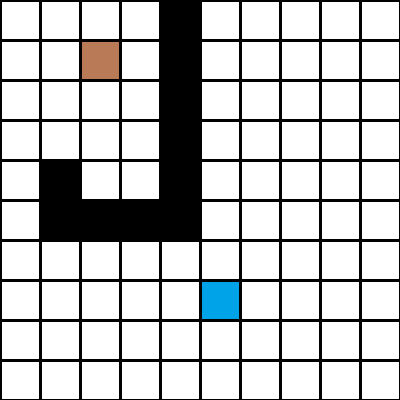
#> input picture path finding/test_images/test_image1.png, 400 x 400 px
$ python astartpathfinding8wayapproach.py   (Python 2 division)
#> lines starting #> are read from the running program, lines starting #| are printed output that depends on the picture; after the words box and inside, x2 and y2 are one past the last pixel; in counts of white or black regions, pixels touching at a corner belong together
import cv2
import numpy as np
from heapq import *
x=87
y=232
def h(a,b):
   return (b[0]-a[0])+(b[1]-a[1])


img=cv2.imread('test_images/test_image1.png')  #read the image
#> img is the input picture: shape (400, 400, 3); mean B, G, R 194.7, 194.4, 193.6
b=[]
a=[]
for i1 in xrange (20,400,40):     ##coverting the image into a matrix

  i=(((i1-20)/40))
  a.append([])

  for j1 in xrange (20,400,40):
      j=(((j1-20)/40))

      if (img[i1,j1,0]==255):
         a[i].append(0)

      if (img[i1,j1,0]==x ):
         a[i].append(0)

         strow=i
         stcol=j
      if (img[i1,j1,0]==y):
         a[i].append(0)

         gorow=i
         gocol=j
      if (img[i1,j1,0]==0):
         a[i].append(100)

for i in range (10):
    print a[i]
start=(strow,stcol)
cs1=cs=start
goal=(gorow,gocol)
gs=goal
close=set()
parent={}
gval={(start):0}
fval={(start):gval[start]+h(start,goal)}
s=[]
axis={(0,1),(0,-1),(1,0),(-1,0),(1,1),(1,-1),(-1,1),(-1,-1)}
heappush(s,(fval[start],start))
fu=0
close.add(cs)


while cs !=gs and cs1 !=gs:
 cs=heappop(s)[1]
 for i,j in axis:
    current=cs[0]+i,cs[1]+j
    if 0<= current[0] <10 and 0<= current[1] <10:

       if a[current[0]][current[1]] ==100:
           continue
    else:
       continue

    if i==0 or j ==0:
      g=(gval[cs]+10)
    elif i !=0 and j != 0:
      g=(gval[cs]+14)

    f=g+h(current,goal)

    if current in close :
          continue
    parent[current]=cs
    close.add(current)

    if current ==gs:
      path=[]
      while current in parent:
         path.append(current)
         fuck=current
         current=parent[current]
         cv2.line(img,(((fuck[1]+1)*40)-20,((fuck[0]+1)*40)-20),(((current[1]+1)*40)-20,((current[0]+1)*40)-20),(255,255,0),3)
      path.append(start)
      print path
      cs1=gs

    gval[current]=g
    fval[current]=f
    heappush(s,(fval[current],current))
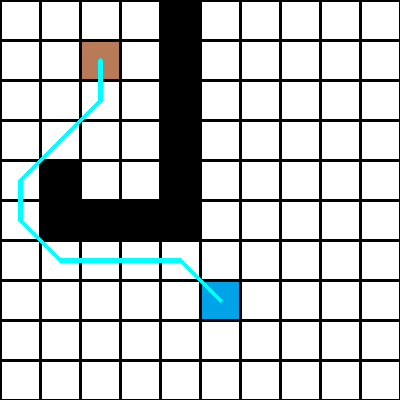
#> img: shape (400, 400, 3); 1.13% of pixels changed, all inside (x1, y1, x2, y2) = (18, 58, 223, 303)
#> after the loop, close = 43 items; cs1 = (7, 5); fuck = (2, 2); fval = 42 items; gval = 42 items; parent = 42 items; path = [(7, 5), (6, 4), (6, 3), (6, 2), (6, 1), (5, 0), (4, 0), (3, 1), (2, 2), (1, 2)]

cv2.imshow('nav',img)
cv2.waitKey(0)
cv2.destroyAllWindows()

$ run again, with path finding/test_images/test_image2.png copied over path finding/test_images/test_image1.png
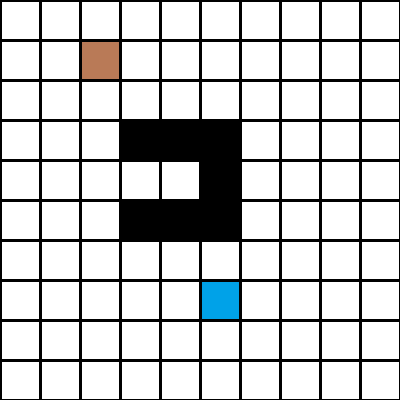
#> input picture path finding/test_images/test_image2.png, 400 x 400 px
#> img is the input picture: shape (400, 400, 3); mean B, G, R 201.3, 201, 200.1
#> after the loop `while cs !=gs and cs1 !=gs:`:
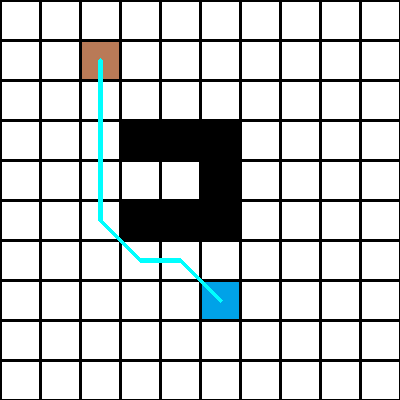
#> img: shape (400, 400, 3); 0.88% of pixels changed, all inside (x1, y1, x2, y2) = (98, 58, 223, 303)
#> after the loop `while cs !=gs and cs1 !=gs:`: close = 66 items; cs1 = (7, 5); fuck = (2, 2); fval = 65 items; path = [(7, 5), (6, 4), (6, 3), (5, 2), (4, 2), (3, 2), (2, 2), (1, 2)]

$ run again, with path finding/test_images/test_image3.png copied over path finding/test_images/test_image1.png
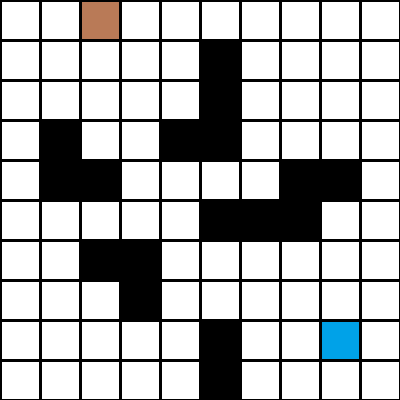
#> input picture path finding/test_images/test_image3.png, 400 x 400 px
#> img is the input picture: shape (400, 400, 3); mean B, G, R 179.5, 179.2, 178.3
#> after the loop `while cs !=gs and cs1 !=gs:`:
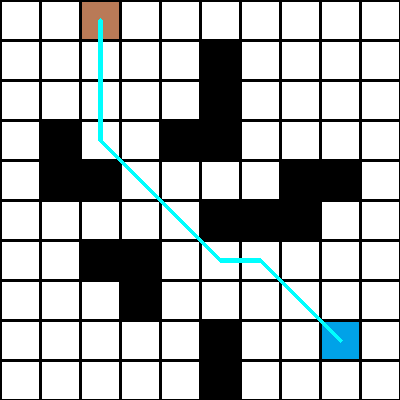
#> img: shape (400, 400, 3); 1.13% of pixels changed, all inside (x1, y1, x2, y2) = (98, 18, 343, 343)
#> after the loop `while cs !=gs and cs1 !=gs:`: close = 77 items; cs1 = (8, 8); fuck = (1, 2); fval = 76 items; path = [(8, 8), (7, 7), (6, 6), (6, 5), (5, 4), (4, 3), (3, 2), (2, 2), (1, 2), (0, 2)]

$ run again, with path finding/test_images/test_image4.png copied over path finding/test_images/test_image1.png
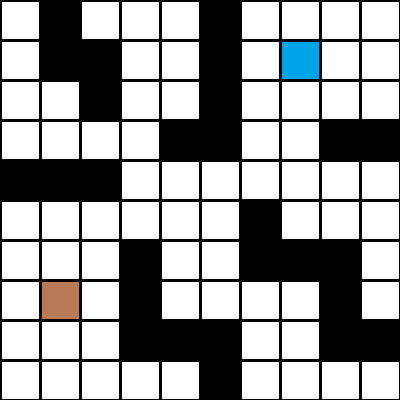
#> input picture path finding/test_images/test_image4.png, 400 x 400 px
#> img is the input picture: shape (400, 400, 3); mean B, G, R 157.6, 157.3, 156.5
#> after the loop `while cs !=gs and cs1 !=gs:`:
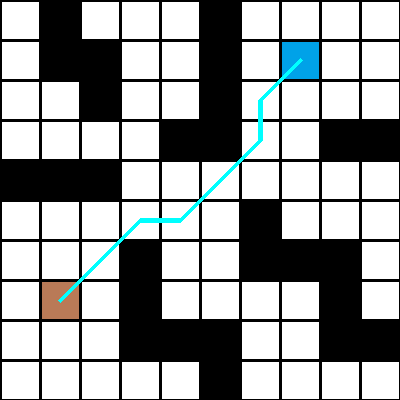
#> img: shape (400, 400, 3); 0.88% of pixels changed, all inside (x1, y1, x2, y2) = (58, 58, 303, 303)
#> after the loop `while cs !=gs and cs1 !=gs:`: close = 60 items; cs1 = (1, 7); fuck = (6, 2); fval = 59 items; path = [(1, 7), (2, 6), (3, 6), (4, 5), (5, 4), (5, 3), (6, 2), (7, 1)]
